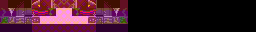

Tiled map render using the project's own tile images. Description and the whole map definition, tile-layer contents included, below:
An orthogonal 32x4 tile map with 8x8 px tiles, 3 tile layers (level, collide, foreground), 3 tilesets.

<map version="1.0" orientation="orthogonal" renderorder="right-down" width="32" height="4" tilewidth="8" tileheight="8" nextobjectid="1">
 <tileset firstgid="1" name="map_test1_tilset" tilewidth="8" tileheight="8" tilecount="64" columns="8">
  <image source="map_test1_tilset.png" width="64" height="64" />
 </tileset>
 <tileset firstgid="65" name="collisions" tilewidth="8" tileheight="8" tilecount="8" columns="8">
  <image source="collisions.png" trans="ff00ff" width="64" height="8" />
 </tileset>
 <tileset firstgid="73" name="foreground" tilewidth="8" tileheight="8" tilecount="2" columns="2">
  <image source="foreground.png" trans="ff00ff" width="16" height="8" />
 </tileset>
 <layer name="level" width="32" height="4">
  <data encoding="csv">
1,2,3,4,5,6,7,8,2147483656,2147483655,2147483654,2147483653,2147483652,2147483651,2147483650,2147483649,0,0,0,0,0,0,0,0,0,0,0,0,0,0,0,0,
9,10,11,12,13,14,15,16,2147483664,2147483663,2147483662,2147483661,2147483660,2147483659,2147483658,2147483657,0,0,0,0,0,0,0,0,0,0,0,0,0,0,0,0,
17,18,19,20,21,22,23,24,2147483672,2147483671,2147483670,2147483669,2147483668,2147483667,2147483666,2147483665,0,0,0,0,0,0,0,0,0,0,0,0,0,0,0,0,
1,1,1,1,1,1,1,1,2147483649,2147483649,2147483649,2147483649,2147483649,2147483649,2147483649,2147483649,0,0,0,0,0,0,0,0,0,0,0,0,0,0,0,0
</data>
 </layer>
 <layer name="collide" width="32" height="4" opacity="0.25">
  <data encoding="csv">
66,66,66,66,66,66,66,66,66,66,66,66,66,66,66,66,0,0,0,0,0,0,0,0,0,0,0,0,0,0,0,0,
67,67,67,67,67,67,67,67,67,67,67,67,67,67,67,67,0,0,0,0,0,0,0,0,0,0,0,0,0,0,0,0,
68,68,68,68,68,68,68,68,68,68,68,68,68,68,68,68,0,0,0,0,0,0,0,0,0,0,0,0,0,0,0,0,
0,0,0,0,0,0,0,0,0,0,0,0,0,0,0,0,0,0,0,0,0,0,0,0,0,0,0,0,0,0,0,0
</data>
 </layer>
 <layer name="foreground" width="32" height="4" opacity="0.25">
  <data encoding="csv">
0,0,0,0,74,74,74,74,74,74,74,74,0,0,0,0,0,0,0,0,0,0,0,0,0,0,0,0,0,0,0,0,
0,0,0,0,74,74,74,74,74,74,74,74,0,0,0,0,0,0,0,0,0,0,0,0,0,0,0,0,0,0,0,0,
0,0,0,0,74,74,74,74,74,74,74,74,0,0,0,0,0,0,0,0,0,0,0,0,0,0,0,0,0,0,0,0,
0,0,0,0,74,74,74,74,74,74,74,74,0,0,0,0,0,0,0,0,0,0,0,0,0,0,0,0,0,0,0,0
</data>
 </layer>
</map>